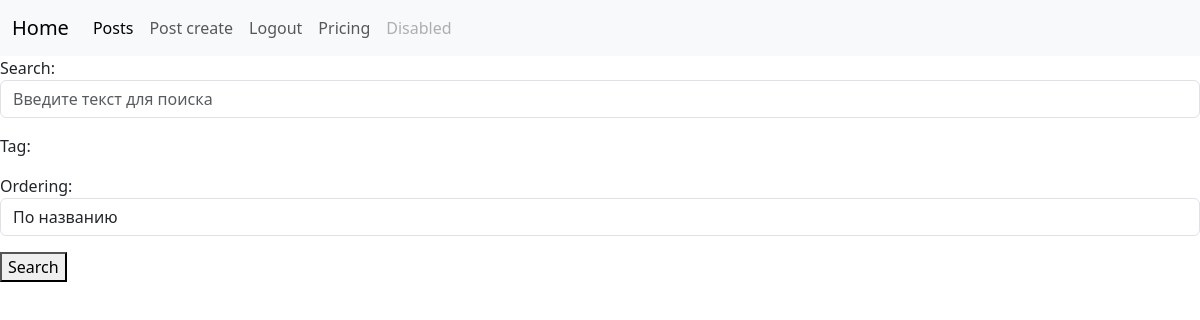
The app's page /posts/ (signed in), older data.
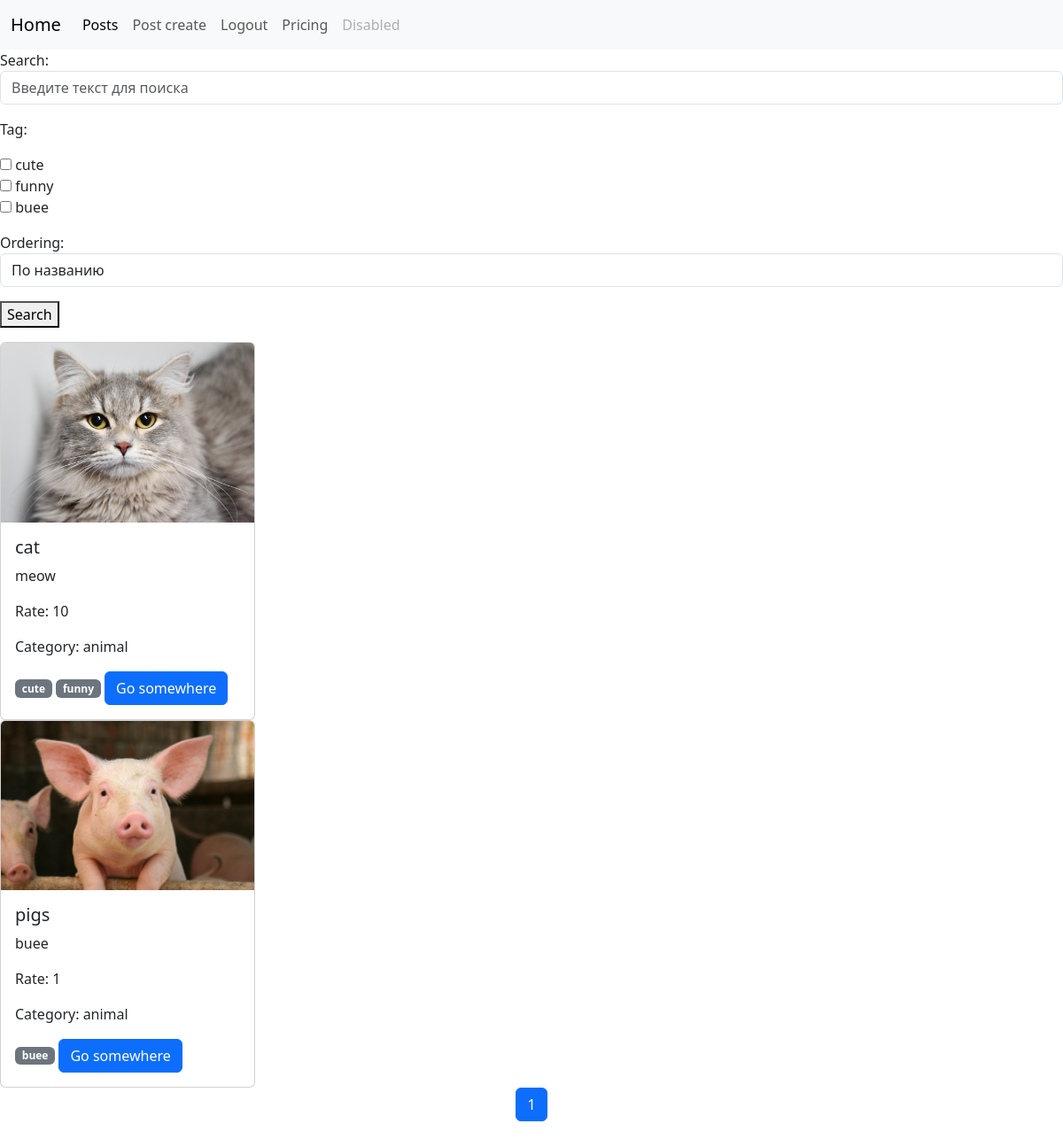
The same page, newer data.
### posts/models.py (models this page shows, shortened)
class Post(models.Model):
    image = models.ImageField(upload_to = 'posts/', null=True, blank=True)
    title = models.CharField(max_length=200)
    content = models.TextField(max_length=100)
    rate =models.IntegerField()
    created_at = models.DateTimeField(auto_now_add=True)
    updated_at = models.DateTimeField(auto_now=True)
    category = models.ForeignKey('category', on_delete=models.CASCADE, related_name='posts',
                                 null=True, blank=True)
    tags = models.ManyToManyField('Tag'
                                  , related_name='posts', blank=True, )
    author = models.ForeignKey(User, on_delete=models.CASCADE, related_name='posts', null=True)

class category(models.Model):
    name = models.CharField(max_length=100)
    def __str__(self):
        return self.name

class Tag(models.Model):
    name = models.CharField(max_length=100)
    def __str__(self):
        return self.name

### posts/views.py (the view)
# urls.py: path('posts/', post_list , ),
@login_required(login_url='/login/')
def post_list(request):
    limit = 3
    if request.method == "GET":
        search = request.GET.get('search', None)
        tag = request.GET.get('tag', None)
        ordering = request.GET.get('ordering', None)
        posts = Post.objects.all()
        page = int(request.GET.get('page', 1))
        if search:
            posts = posts.filter(Q(title__icontains=search) | Q(content__icontains=search))
        if tag:
            posts = posts.filter(tags__id__in=tag)
        if ordering:
            posts = posts.order_by(ordering)
        max_pages = posts.count() / limit
        if round(max_pages) < max_pages:
            max_pages = round(max_pages) + 1
        else:
            max_pages = round(max_pages)
            start = (page - 1) * limit
            end = page * limit
            posts = posts[start:end]
        form = SearchForm()
        context = {'posts': posts, 'form': form, 'max_pages': range(1, max_pages + 1)}
        return render(request, 'posts/post_list.html', context=context)

### posts/forms.py
class SearchForm(forms.Form):
    search = forms.CharField(required=False, max_length=100, widget=forms.TextInput(
        attrs={
        'placeholder': "Введите текст для поиска",
        'class': 'form-control'}))
    tag = forms.ModelMultipleChoiceField(required=False,
                                    queryset=Tag.objects.all(),
                                    widget=forms.CheckboxSelectMultiple,)
    orderings = (
        ("title", "По названию"),
        ("-title", "По названию в обратном порядке"),
        ("rate", "По рейтингу"),
        ("-rate", "По рейтингу в обратном порядке"),
        ("created_at", "По дате создания"),
        ("-created_at", "По дате создания в обратном порядке")
    )
    ordering = forms.ChoiceField(
        required=False,
        choices=orderings,
        widget=forms.Select(attrs={'class': 'form-control'}))

### templates/posts/post_list.html (shortened to what this page needs)
{% extends 'navbar.html' %}
{% load static %}
{% block content %}
  <form action="/posts/" method="get">
    {{form.as_p}}
    <button type="submit">Search</button>
  </form>
{% for i in posts %}
    <div class="card" style="width: 18rem;">
        {% if i.image %}
            <img src="/media/{{ i.image }}" class="card-img-top" alt="...">
        {% else %}
            <img src="{% static 'not_found_jpg' %}" class="card-img-top" alt="...">
        {% endif %}
        <div class="card-body">
            <h5 class="card-title">{{ i.title }}</h5>
            <p class="card-text">{{ i.content }}</p>
            <p class="card-text">Rate: {{ i.rate }}</p>
            <p class="card-text">Category: {{ i.category }}</p>
            {% for tag in i.tags.all %}
                <span class="badge bg-secondary">{{ tag.name }}</span>
            {% endfor %}
            <a href="/posts/{{ i.id }}" class="btn btn-primary">Go somewhere</a>
        </div>
    </div>
{% endfor %}
<div style="display: flex; justify-content: center; margin-bottom: 20px;">
  {%for i in max_pages%}
  {%if request.GET%}
  <a class="btn btn-primary" href="{{request.get_full_path}}&page={{i}}">{{i}}</a>
  {%else%}
  <a class="btn btn-primary" href="/posts/?page={{i}}">{{i}}</a>
  {%endif%}
  {%endfor%}
</div>
{% endblock %}

### templates/navbar.html (shortened to what this page needs)
{% load static %}
<html lang="en">
  <head>
    <link href="https://cdn.jsdelivr.net/npm/bootstrap@5.3.3/dist/css/bootstrap.min.css" rel="stylesheet">
  </head>
  <body>
    <nav class="navbar navbar-expand-lg bg-body-tertiary">
      <div class="container-fluid">
        <a class="navbar-brand" href="#">Home</a>
        <div class="collapse navbar-collapse" id="navbarNav">
          <ul class="navbar-nav">
            {% if request.user.is_authenticated %}
              <li class="nav-item">
                <a class="nav-link active" aria-current="page" href="/posts/">Posts</a>
              </li>
              <li class="nav-item">
                <a class="nav-link" href="/post_create/">Post create</a>
              </li>
                    <li class="nav-item">
                <a class="nav-link" href="/logout/">Logout</a>
            {% endif %}
            <li class="nav-item">
              <a class="nav-link" href="#">Pricing</a>
            </li>
            <li class="nav-item">
              <a class="nav-link disabled" aria-disabled="true">Disabled</a>
            </li>
          </ul>
        </div>
      </div>
    </nav>
    {% block content %}
    {% endblock %}
  </body>
</html>

Row changes from the older to the newer data that the page shows:
added Post: image (picture), title "cat", content "meow", rate "10", category "animal"
added Tag: name "cute", shown under "cat"
added Tag: name "funny", shown under "cat"
added Post: image (picture), title "pigs", content "buee", rate "1", category "animal"
added Tag: name "buee", shown under "pigs"
Text that changed along with them:
form field tag: (not shown) → "☐ ☐ ☐"
text no longer shown: "Search: Tag: Ordering:"
text now shown: "Search: Tag: cute funny buee Ordering:"
new list line: "1"
